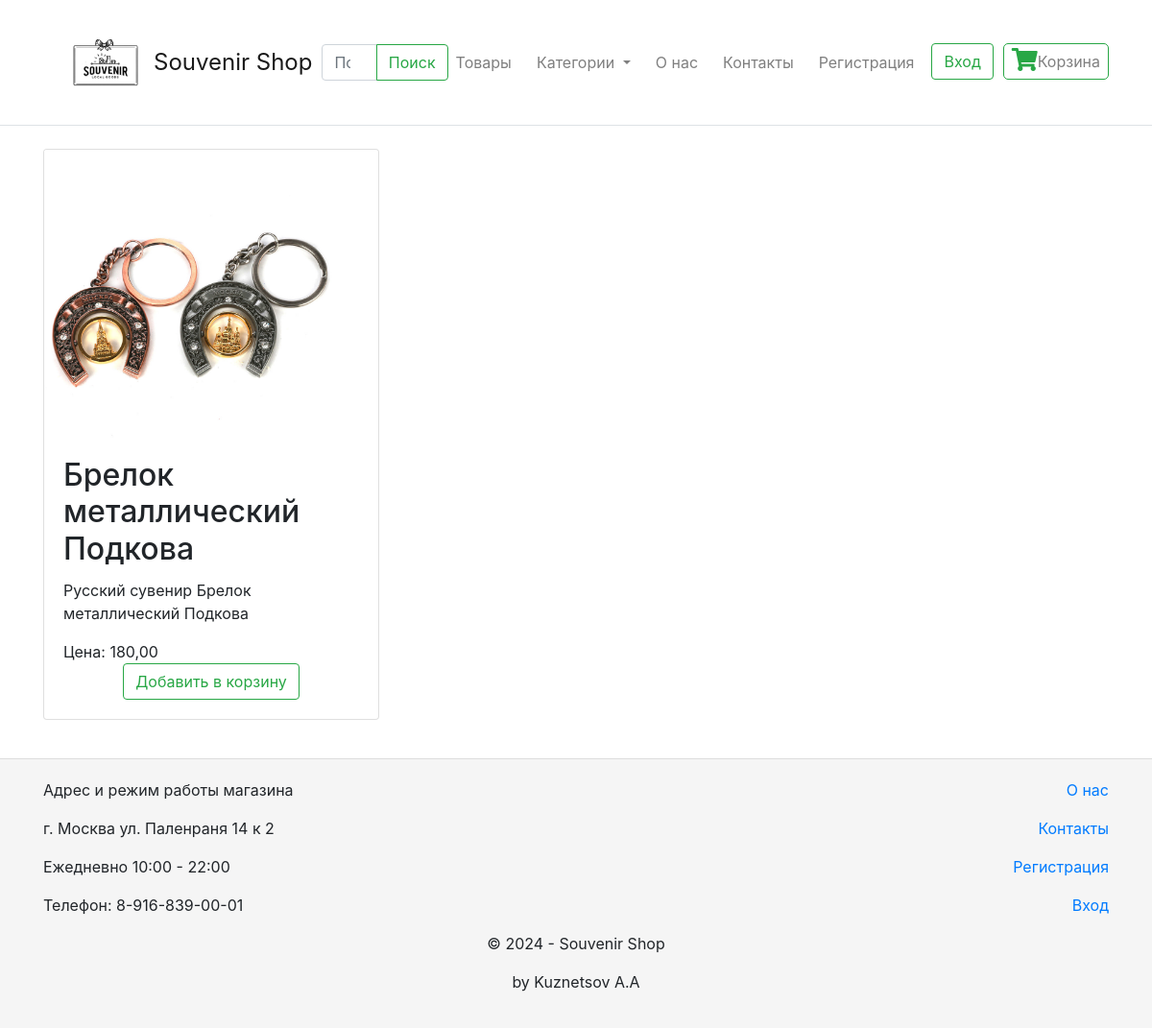
The app's page /shop/category/brelki/ with its own data.
### shop/models.py (models this page shows, shortened)
class Product(models.Model):
    title = models.CharField(max_length=255, verbose_name='Название товара')
    slug = models.SlugField(max_length=150, verbose_name='slug', unique=True)
    description = models.TextField(verbose_name='Описание товара')
    category = TreeForeignKey('ProductCategory', on_delete=models.PROTECT, default=1,
                              related_name='products', verbose_name='Категория товара')
    sku = models.CharField(max_length=255, verbose_name='Артикул')
    barcode = models.CharField(verbose_name='Штрихкод', max_length=255, blank=True)
    manufacturer = models.CharField(verbose_name='Компания-производитель', max_length=255, blank=True)
    manufacturer_countries = models.CharField(max_length=255, verbose_name='Страна-производитель', blank=True)
    vendor = models.CharField(max_length=255, verbose_name='Производитель', blank=True)
    vendor_code = models.CharField(max_length=255, verbose_name='Артикул производителя', blank=True)
    length = models.DecimalField(max_digits=10, decimal_places=2, verbose_name='Длина (см.)', null=True, blank=True)
    width = models.DecimalField(max_digits=10, decimal_places=2, verbose_name='Ширина (см.)', null=True, blank=True)
    height = models.DecimalField(max_digits=10, decimal_places=2, verbose_name='Высота (см.)', null=True, blank=True)
    weight = models.DecimalField(max_digits=10, decimal_places=2, verbose_name='Вес (г.)', null=True, blank=True)
    price = models.DecimalField(max_digits=20, decimal_places=2, verbose_name='Цена', default=1,
                                validators=[MinValueValidator(0)])
    sale_price = models.DecimalField(max_digits=20, decimal_places=2, verbose_name='Цена со скидкой',
                                     null=True, blank=True, validators=[MinValueValidator(0)])
    quantity = models.IntegerField(verbose_name='Количество товара', default=0, null=True)
    supplier = models.ForeignKey('Supplier', verbose_name='Поставщик', on_delete=models.CASCADE, null=True, blank=True)
    supplier_sku = models.IntegerField(verbose_name='Артикул у поставщика', default=0, null=True)
    supplier_url = models.URLField(verbose_name='URL', blank=True)
    supplier_price = models.IntegerField(verbose_name='Цена у поставщика', default=0, null=True,
                                         validators=[MinValueValidator(0)])
    supplier_quantity = models.IntegerField(verbose_name='Количество товара у поставщика', default=0, null=True)
    publish = models.BooleanField(verbose_name='Опубликовано', default=True)
    author = models.ForeignKey(User, verbose_name='Автор', on_delete=models.CASCADE, default=1)
    created = models.DateTimeField(verbose_name='Дата создания', auto_now_add=True)
    updated = models.DateTimeField(verbose_name='Дата обновления', auto_now=True)
    image = models.ImageField(upload_to='products/', verbose_name='Изображение', null=True, blank=True)
    class Meta:
        ordering = ['pk']
        verbose_name = 'Товар'
        verbose_name_plural = 'Товары'

### shop/views.py (the view)
# urls.py: path('category/<slug:slug>/', category_detail, name='product-by-category'),
def category_detail(request, slug):
    category = get_object_or_404(ProductCategory, slug=slug)
    products = Product.objects.filter(category=category, publish=True)
    categories = ProductCategory.objects.all()
    return render(request, 'category_detail.html', {'category': category, 'products': products, 'categories': categories})

### shop/context_processors.py (called while the page is built)
def categories(request):
    return {'categories': ProductCategory.objects.all()}

### shop/models.py (called while the page is built)
    def get_absolute_url(self):
        return reverse('shop:product-by-category', args=[str(self.slug)])

### templates/category_detail.html (shortened to what this page needs)
{% extends "base.html" %}
{% block content %}
    <div class="row">
        {% for product in products %}
            <div class="col-md-4 mb-4">
                <div class="card h-100">
                    {% if product.image %}
                        <img src="{{ product.image.url }}" alt="{{ product.title }}" class="card-img-top">
                    {% endif %}
                    <div class="card-body d-flex flex-column justify-content-between">
                        <div>
                            <h2 class="card-title">{{ product.title }}</h2>
                            <p class="card-text">{{ product.description }}</p>
                            <p class="card-text">Цена: {{ product.price }}</p>
                        </div>
                        <div class="text-center">
                            <form action="{% url 'shop:add_to_cart' product.id %}" method="post">
                                <button type="submit" class="btn btn-outline-success">Добавить в корзину</button>
                            </form>
                        </div>
                    </div>
                </div>
            </div>
        {% endfor %}
    </div>
{% endblock %}

### templates/base.html (style rules this page uses)
.card-img-top { width: 300px; height: 300px; object-fit: cover; }
html, body { height: 100%; margin: 0; padding: 0; }
.btn-outline-success { height: 38px; }

### records on screen
Product: image (picture), title "Брелок металлический Подкова", description "Русский сувенир Брелок металлический Подкова", price "180,00"
